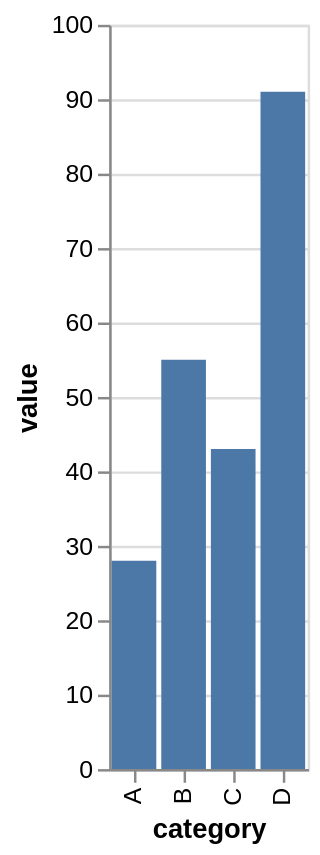

Source (Vega-Lite JSON):
### Vega-Lite specification from a JSON file in a GitHub repository (floating-point values rounded to 4 significant figures)
{"$schema": "https://vega.github.io/schema/vega-lite/v5.json", "data": {"values": [{"category": "A", "value": 28}, {"category": "B", "value": 55}, {"category": "C", "value": 43}, {"category": "D", "value": 91}]}, "mark": "bar", "encoding": {"x": {"field": "category", "type": "nominal"}, "y": {"field": "value", "type": "quantitative"}}}
